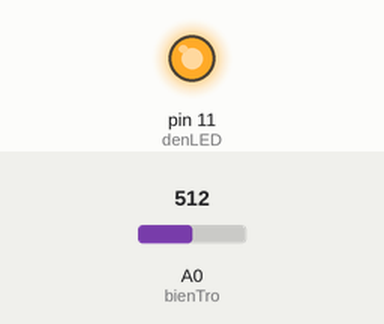
A sketch run on a simulated Arduino Uno, built with avr-gcc and run on an emulated ATmega328P. Parts: output pins drawn as LEDs (lit = HIGH). The inputs (shaded band) are chosen by the test bench; at power-on: A0 (bienTro) = 512.

Above: at 21.2 s.
21.3 s: A0 (bienTro) set to 0
31.5 s: A0 (bienTro) set to 511
At 37.5 s:
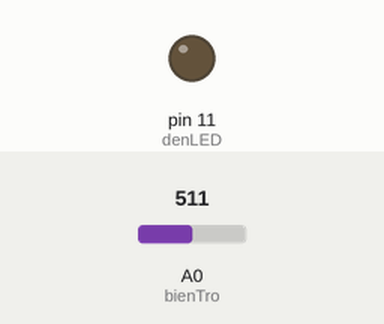
Timing chart, 0 to 48.3 s (numbered marks = the images above; inputs shaded):
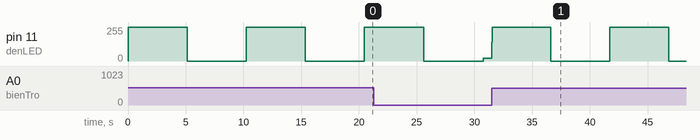

Measured:
- after the input at 31.5 s, pin 11 (denLED): alternates 255/255 for 5.1 s and 0/255 for 5.1 s, starting at once
- by itself, pin 11 (denLED): alternates 255/255 for 5.1 s and 0/255 for 5.1 s

The sketch:

Project2b_Bien_tro_dieu_khien_LED_nhanh_cham.ino
```cpp
/*
Mạch điều khiển đèn LED sáng tối bằng biến trở


Linh kiện:
- Biến trở 10K
- Đèn LED
- Điện trở 220 Ohm
- Arduino Uno

Cách lắp mạch:
- Xem hình

Tác giả: Tùng Nguyễn
Ngày: 03/01/2015
Lịch sử thay đổi
- 03/01/2015 Rev. 1.0
Website: http://papcodientu.com/
*/

//khai báo cổng đèn LED
int denLED = 11;

// khai báo biến trở
int bienTro = A0;

// gia tri doc duoc tu bien tro 0-1023
int giatribienTro = 0;

void setup() {
  // cài đặt cổng led là cổng output
  pinMode(denLED, OUTPUT);
}

void loop() {
  // đọc giá trị từ biến trở
  giatribienTro = analogRead(bienTro);

  // bật đèn LED
  digitalWrite(denLED, HIGH);
  delay(giatribienTro * 10);

  // tắt đèn LED
  digitalWrite(denLED, LOW);
  delay(giatribienTro * 10);
}
```
